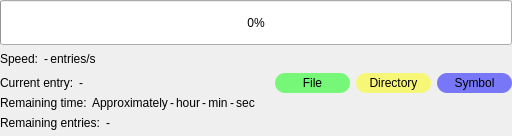
     <widget class="QWidget" name="mainPage">
      <layout class="QVBoxLayout" name="verticalLayout_9">
       <property name="spacing">
        <number>0</number>
       </property>
       <property name="leftMargin">
        <number>0</number>
       </property>
       <property name="topMargin">
        <number>0</number>
       </property>
       <property name="rightMargin">
        <number>0</number>
       </property>
       <property name="bottomMargin">
        <number>3</number>
       </property>
       <item>
        <widget class="QWidget" name="progressWgt" native="true">
         <layout class="QVBoxLayout" name="verticalLayout">
          <property name="spacing">
           <number>2</number>
          </property>
          <property name="leftMargin">
           <number>0</number>
          </property>
          <property name="topMargin">
           <number>0</number>
          </property>
          <property name="rightMargin">
           <number>0</number>
          </property>
          <property name="bottomMargin">
           <number>0</number>
          </property>
          <item>
           <widget class="QWidget" name="widget_3" native="true">
            <layout class="QHBoxLayout" name="horizontalLayout_6">
             <property name="leftMargin">
              <number>0</number>
             </property>
             <property name="topMargin">
              <number>0</number>
             </property>
             <property name="rightMargin">
              <number>0</number>
             </property>
             <property name="bottomMargin">
              <number>0</number>
             </property>
             <item>
              <widget class="QProgressBar" name="progressBar">
               <property name="minimumSize">
                <size>
                 <width>0</width>
                 <height>45</height>
                </size>
               </property>
               <property name="value">
                <number>0</number>
               </property>
               <property name="alignment">
                <set>Qt::AlignCenter</set>
               </property>
               <property name="format">
                <string>%p%</string>
               </property>
              </widget>
             </item>
            </layout>
           </widget>
          </item>
          <item>
           <widget class="QWidget" name="widget_2" native="true">
            <layout class="QHBoxLayout" name="horizontalLayout_3">
             <property name="leftMargin">
              <number>0</number>
             </property>
             <property name="topMargin">
              <number>0</number>
             </property>
             <property name="rightMargin">
              <number>0</number>
             </property>
             <property name="bottomMargin">
              <number>0</number>
             </property>
             <item>
              <widget class="QWidget" name="widget_10" native="true">
               <layout class="QHBoxLayout" name="horizontalLayout_4">
                <property name="spacing">
                 <number>2</number>
                </property>
                <property name="leftMargin">
                 <number>0</number>
                </property>
                <property name="topMargin">
                 <number>0</number>
                </property>
                <property name="rightMargin">
                 <number>0</number>
                </property>
                <property name="bottomMargin">
                 <number>0</number>
                </property>
                <item>
                 <widget class="QLabel" name="speedText">
                  <property name="text">
                   <string>Speed: </string>
                  </property>
                  <property name="textInteractionFlags">
                   <set>Qt::NoTextInteraction</set>
                  </property>
                 </widget>
                </item>
                <item>
                 <widget class="QLabel" name="speedValue">
                  <property name="text">
                   <string>-</string>
                  </property>
                  <property name="textInteractionFlags">
                   <set>Qt::NoTextInteraction</set>
                  </property>
                 </widget>
                </item>
                <item>
                 <widget class="QLabel" name="speedUnitText">
                  <property name="text">
                   <string>entries/s</string>
                  </property>
                  <property name="alignment">
                   <set>Qt::AlignCenter</set>
                  </property>
                  <property name="textInteractionFlags">
                   <set>Qt::NoTextInteraction</set>
                  </property>
                 </widget>
                </item>
               </layout>
              </widget>
             </item>
             <item>
              <spacer name="horizontalSpacer_2">
               <property name="orientation">
                <enum>Qt::Horizontal</enum>
               </property>
               <property name="sizeHint" stdset="0">
                <size>
                 <width>356</width>
                 <height>20</height>
                </size>
               </property>
              </spacer>
             </item>
             <item>
              <widget class="QWidget" name="widget_9" native="true">
               <layout class="QHBoxLayout" name="horizontalLayout_5">
                <property name="leftMargin">
                 <number>0</number>
                </property>
                <property name="topMargin">
                 <number>0</number>
                </property>
                <property name="rightMargin">
                 <number>0</number>
                </property>
                <property name="bottomMargin">
                 <number>0</number>
                </property>
                <item>
                 <widget class="QPushButton" name="pauseResumeBtn">
                  <property name="minimumSize">
                   <size>
                    <width>24</width>
                    <height>24</height>
                   </size>
                  </property>
                  <property name="maximumSize">
                   <size>
                    <width>24</width>
                    <height>24</height>
                   </size>
                  </property>
                  <property name="focusPolicy">
                   <enum>Qt::ClickFocus</enum>
                  </property>
                  <property name="styleSheet">
                   <string notr="true">QPushButton
{
	background: palette(button);
    border: 2px solid transparent;
}

QPushButton:default
{
	background: rgba(0, 100, 180, 96);
    color: rgb(0, 0, 0);
}

QPushButton:hover
{
    border: 2px solid rgba(0, 100, 180, 128);
}

QPushButton:pressed
{
    border: 2px solid transparent;
	background: rgba(0, 100, 180, 56);
}</string>
                  </property>
                  <property name="icon">
                   <iconset resource="filelink.qrc">
                    <normaloff>:/icons/pause.ico</normaloff>:/icons/pause.ico</iconset>
                  </property>
                  <property name="flat">
                   <bool>true</bool>
                  </property>
                 </widget>
                </item>
                <item>
                 <widget class="QPushButton" name="cancelBtn">
                  <property name="minimumSize">
                   <size>
                    <width>24</width>
                    <height>24</height>
                   </size>
                  </property>
                  <property name="maximumSize">
                   <size>
                    <width>24</width>
                    <height>24</height>
                   </size>
                  </property>
                  <property name="focusPolicy">
                   <enum>Qt::ClickFocus</enum>
                  </property>
                  <property name="styleSheet">
                   <string notr="true">QPushButton
{
	background: palette(button);
    border: 2px solid transparent;
}

QPushButton:default
{
	background: rgba(0, 100, 180, 96);
    color: rgb(0, 0, 0);
}

QPushButton:hover
{
    border: 2px solid rgba(0, 100, 180, 128);
}

QPushButton:pressed
{
    border: 2px solid transparent;
	background: rgba(0, 100, 180, 56);
}</string>
                  </property>
                  <property name="icon">
                   <iconset resource="filelink.qrc">
                    <normaloff>:/icons/cancel.ico</normaloff>:/icons/cancel.ico</iconset>
                  </property>
                  <property name="flat">
                   <bool>true</bool>
                  </property>
                 </widget>
                </item>
               </layout>
              </widget>
             </item>
            </layout>
           </widget>
          </item>
          <item>
           <widget class="QWidget" name="widget_4" native="true">
            <layout class="QVBoxLayout" name="verticalLayout_3">
             <property name="spacing">
              <number>0</number>
             </property>
             <property name="leftMargin">
              <number>0</number>
             </property>
             <property name="topMargin">
              <number>0</number>
             </property>
             <property name="rightMargin">
              <number>0</number>
             </property>
             <property name="bottomMargin">
              <number>0</number>
             </property>
             <item>
              <widget class="QWidget" name="widget_5" native="true">
               <layout class="QHBoxLayout" name="horizontalLayout_7">
                <property name="leftMargin">
                 <number>0</number>
                </property>
                <property name="topMargin">
                 <number>0</number>
                </property>
                <property name="rightMargin">
                 <number>0</number>
                </property>
                <property name="bottomMargin">
                 <number>0</number>
                </property>
                <item>
                 <widget class="QWidget" name="widget_13" native="true">
                  <layout class="QHBoxLayout" name="horizontalLayout_11">
                   <property name="spacing">
                    <number>2</number>
                   </property>
                   <property name="leftMargin">
                    <number>0</number>
                   </property>
                   <property name="topMargin">
                    <number>0</number>
                   </property>
                   <property name="rightMargin">
                    <number>0</number>
                   </property>
                   <property name="bottomMargin">
                    <number>0</number>
                   </property>
                   <item>
                    <widget class="QLabel" name="currentEntryText">
                     <property name="text">
                      <string>Current entry: </string>
                     </property>
                     <property name="textInteractionFlags">
                      <set>Qt::NoTextInteraction</set>
                     </property>
                    </widget>
                   </item>
                   <item>
                    <widget class="QLabel" name="currentEntryValue">
                     <property name="font">
                      <font>
                       <stylestrategy>PreferAntialias</stylestrategy>
                      </font>
                     </property>
                     <property name="text">
                      <string>-</string>
                     </property>
                     <property name="textInteractionFlags">
                      <set>Qt::NoTextInteraction</set>
                     </property>
                    </widget>
                   </item>
                  </layout>
                 </widget>
                </item>
                <item>
                 <spacer name="horizontalSpacer_8">
                  <property name="orientation">
                   <enum>Qt::Horizontal</enum>
                  </property>
                  <property name="sizeHint" stdset="0">
                   <size>
                    <width>40</width>
                    <height>20</height>
                   </size>
                  </property>
                 </spacer>
                </item>
                <item>
                 <widget class="QWidget" name="widget_12" native="true">
                  <layout class="QHBoxLayout" name="horizontalLayout_10">
                   <property name="leftMargin">
                    <number>0</number>
                   </property>
                   <property name="topMargin">
                    <number>0</number>
                   </property>
                   <property name="rightMargin">
                    <number>0</number>
                   </property>
                   <property name="bottomMargin">
                    <number>0</number>
                   </property>
                   <item>
                    <widget class="QLabel" name="fileText">
                     <property name="minimumSize">
                      <size>
                       <width>75</width>
                       <height>0</height>
                      </size>
                     </property>
                     <property name="maximumSize">
                      <size>
                       <width>75</width>
                       <height>16777215</height>
                      </size>
                     </property>
                     <property name="font">
                      <font>
                       <stylestrategy>PreferAntialias</stylestrategy>
                      </font>
                     </property>
                     <property name="styleSheet">
                      <string notr="true">background-color: rgba(0, 255, 0, 128);
color: rgb(0, 0, 0);
border-radius: 10;</string>
                     </property>
                     <property name="text">
                      <string>File</string>
                     </property>
                     <property name="alignment">
                      <set>Qt::AlignCenter</set>
                     </property>
                     <property name="textInteractionFlags">
                      <set>Qt::NoTextInteraction</set>
                     </property>
                    </widget>
                   </item>
                   <item>
                    <widget class="QLabel" name="directoryText">
                     <property name="minimumSize">
                      <size>
                       <width>75</width>
                       <height>0</height>
                      </size>
                     </property>
                     <property name="maximumSize">
                      <size>
                       <width>75</width>
                       <height>16777215</height>
                      </size>
                     </property>
                     <property name="font">
                      <font>
                       <stylestrategy>PreferAntialias</stylestrategy>
                      </font>
                     </property>
                     <property name="styleSheet">
                      <string notr="true">background-color: rgba(255, 255, 0, 128);
color: rgb(0, 0, 0);
border-radius: 10;</string>
                     </property>
                     <property name="text">
                      <string>Directory</string>
                     </property>
                     <property name="alignment">
                      <set>Qt::AlignCenter</set>
                     </property>
                     <property name="textInteractionFlags">
                      <set>Qt::NoTextInteraction</set>
                     </property>
                    </widget>
                   </item>
                   <item>
                    <widget class="QLabel" name="symbolText">
                     <property name="minimumSize">
                      <size>
                       <width>75</width>
                       <height>0</height>
                      </size>
                     </property>
                     <property name="maximumSize">
                      <size>
                       <width>75</width>
                       <height>16777215</height>
                      </size>
                     </property>
                     <property name="font">
                      <font>
                       <stylestrategy>PreferAntialias</stylestrategy>
                      </font>
                     </property>
                     <property name="styleSheet">
                      <string notr="true">background-color: rgba(0, 0, 255, 128);
color: rgb(0, 0, 0);
border-radius: 10;</string>
                     </property>
                     <property name="text">
                      <string>Symbol</string>
                     </property>
                     <property name="alignment">
                      <set>Qt::AlignCenter</set>
                     </property>
                     <property name="textInteractionFlags">
                      <set>Qt::NoTextInteraction</set>
                     </property>
                    </widget>
                   </item>
                  </layout>
                 </widget>
                </item>
               </layout>
              </widget>
             </item>
             <item>
              <widget class="QWidget" name="widget_6" native="true">
               <layout class="QHBoxLayout" name="horizontalLayout_8">
                <property name="spacing">
                 <number>2</number>
                </property>
                <property name="leftMargin">
                 <number>0</number>
                </property>
                <property name="topMargin">
                 <number>0</number>
                </property>
                <property name="rightMargin">
                 <number>0</number>
                </property>
                <property name="bottomMargin">
                 <number>0</number>
                </property>
                <item>
                 <widget class="QWidget" name="widget_14" native="true">
                  <layout class="QHBoxLayout" name="horizontalLayout_13">
                   <property name="spacing">
                    <number>2</number>
                   </property>
                   <property name="leftMargin">
                    <number>0</number>
                   </property>
                   <property name="topMargin">
                    <number>0</number>
                   </property>
                   <property name="rightMargin">
                    <number>0</number>
                   </property>
                   <property name="bottomMargin">
                    <number>0</number>
                   </property>
                   <item>
                    <widget class="QLabel" name="remainingTimeText">
                     <property name="text">
                      <string>Remaining time: </string>
                     </property>
                     <property name="textInteractionFlags">
                      <set>Qt::NoTextInteraction</set>
                     </property>
                    </widget>
                   </item>
                   <item>
                    <widget class="QLabel" name="approximatelyText">
                     <property name="text">
                      <string>Approximately</string>
                     </property>
                     <property name="textInteractionFlags">
                      <set>Qt::NoTextInteraction</set>
                     </property>
                    </widget>
                   </item>
                  </layout>
                 </widget>
                </item>
                <item>
                 <widget class="QWidget" name="widget_8" native="true">
                  <layout class="QHBoxLayout" name="horizontalLayout_12">
                   <property name="spacing">
                    <number>2</number>
                   </property>
                   <property name="leftMargin">
                    <number>0</number>
                   </property>
                   <property name="topMargin">
                    <number>0</number>
                   </property>
                   <property name="rightMargin">
                    <number>0</number>
                   </property>
                   <property name="bottomMargin">
                    <number>0</number>
                   </property>
                   <item>
                    <widget class="QLabel" name="remainingTimeHourValue">
                     <property name="text">
                      <string>-</string>
                     </property>
                     <property name="textInteractionFlags">
                      <set>Qt::NoTextInteraction</set>
                     </property>
                    </widget>
                   </item>
                   <item>
                    <widget class="QLabel" name="hourUnitText">
                     <property name="text">
                      <string>hour</string>
                     </property>
                     <property name="alignment">
                      <set>Qt::AlignCenter</set>
                     </property>
                     <property name="textInteractionFlags">
                      <set>Qt::NoTextInteraction</set>
                     </property>
                    </widget>
                   </item>
                   <item>
                    <widget class="QLabel" name="remainingTimeMinValue">
                     <property name="text">
                      <string>-</string>
                     </property>
                     <property name="textInteractionFlags">
                      <set>Qt::NoTextInteraction</set>
                     </property>
                    </widget>
                   </item>
                   <item>
                    <widget class="QLabel" name="minUnitText">
                     <property name="text">
                      <string>min</string>
                     </property>
                     <property name="alignment">
                      <set>Qt::AlignCenter</set>
                     </property>
                     <property name="textInteractionFlags">
                      <set>Qt::NoTextInteraction</set>
                     </property>
                    </widget>
                   </item>
                   <item>
                    <widget class="QLabel" name="remainingTimeSecValue">
                     <property name="text">
                      <string>-</string>
                     </property>
                     <property name="textInteractionFlags">
                      <set>Qt::NoTextInteraction</set>
                     </property>
                    </widget>
                   </item>
                   <item>
                    <widget class="QLabel" name="secUnitText">
                     <property name="text">
                      <string>sec</string>
                     </property>
                     <property name="alignment">
                      <set>Qt::AlignCenter</set>
                     </property>
                     <property name="textInteractionFlags">
                      <set>Qt::NoTextInteraction</set>
                     </property>
                    </widget>
                   </item>
                  </layout>
                 </widget>
                </item>
                <item>
                 <spacer name="horizontalSpacer_5">
                  <property name="orientation">
                   <enum>Qt::Horizontal</enum>
                  </property>
                  <property name="sizeHint" stdset="0">
                   <size>
                    <width>40</width>
                    <height>20</height>
                   </size>
                  </property>
                 </spacer>
                </item>
               </layout>
              </widget>
             </item>
             <item>
              <widget class="QWidget" name="widget_7" native="true">
               <layout class="QHBoxLayout" name="horizontalLayout_9">
                <property name="leftMargin">
                 <number>0</number>
                </property>
                <property name="topMargin">
                 <number>0</number>
                </property>
                <property name="rightMargin">
                 <number>0</number>
                </property>
                <property name="bottomMargin">
                 <number>0</number>
                </property>
                <item>
                 <widget class="QWidget" name="widget_15" native="true">
                  <layout class="QHBoxLayout" name="horizontalLayout_14">
                   <property name="spacing">
                    <number>2</number>
                   </property>
                   <property name="leftMargin">
                    <number>0</number>
                   </property>
                   <property name="topMargin">
                    <number>0</number>
                   </property>
                   <property name="rightMargin">
                    <number>0</number>
                   </property>
                   <property name="bottomMargin">
                    <number>0</number>
                   </property>
                   <item>
                    <widget class="QLabel" name="remainingEntriesText">
                     <property name="text">
                      <string>Remaining entries: </string>
                     </property>
                     <property name="textInteractionFlags">
                      <set>Qt::NoTextInteraction</set>
                     </property>
                    </widget>
                   </item>
                   <item>
                    <widget class="QLabel" name="remainingEntriesValue">
                     <property name="text">
                      <string>-</string>
                     </property>
                     <property name="textInteractionFlags">
                      <set>Qt::NoTextInteraction</set>
                     </property>
                    </widget>
                   </item>
                  </layout>
                 </widget>
                </item>
                <item>
                 <spacer name="horizontalSpacer_3">
                  <property name="orientation">
                   <enum>Qt::Horizontal</enum>
                  </property>
                  <property name="sizeHint" stdset="0">
                   <size>
                    <width>40</width>
                    <height>20</height>
                   </size>
                  </property>
                 </spacer>
                </item>
               </layout>
              </widget>
             </item>
            </layout>
           </widget>
          </item>
         </layout>
        </widget>
       </item>
      </layout>
     </widget>
